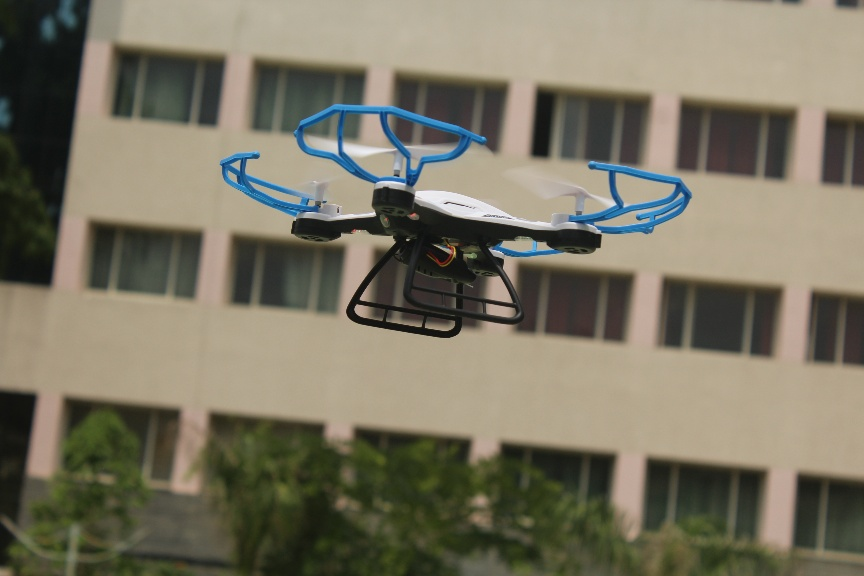
#> input picture data/drone/106.JPG, 864 x 576 px, given in place of 265.JPG, which was not available
$ jupyter execute --allow-errors hand-labeling.ipynb   (shell and % lines are left out)
#> lines starting #> are read from the running program, lines starting #| are printed output that depends on the picture
[cell 1]
import numpy as np
import pandas as pd
import cv2
import matplotlib.pyplot as plt

#> (a cell that did not finish here is left out)

[cell 3]
cd drone-defense-wall/data/drone/

[cell 4]
## getting the coordinates

import cv2
import numpy as np


# Create a function based on a CV2 Event (Left button click)
drawing = False # True if mouse is pressed
ix,iy = -1,-1
global coor
coor=[]
# mouse callback function
def draw_rectangle(event,x,y,flags,param):
    global ix,iy,drawing,mode


    if event == cv2.EVENT_LBUTTONDOWN:
        # When you click DOWN with left mouse button drawing is set to True
        drawing = True
        # Then we take note of where that mouse was located
        ix,iy = x,y

#     elif event == cv2.EVENT_MOUSEMOVE:
#         # Now the mouse is moving
#         if drawing == True:
#             # If drawing is True, it means you've already clicked on the left mouse button
#             # We draw a rectangle from the previous position to the x,y where the mouse is
#             cv2.rectangle(img,(ix,iy),(x,y),(0,255,0),-1)


    elif event == cv2.EVENT_LBUTTONUP:
        # Once you lift the mouse button, drawing is False
        drawing = False
        # we complete the rectangle.
        cv2.rectangle(img,(ix,iy),(x,y),(0,255,0),0)
        print(f"ix={ix},iy={iy},x={x},y={y}")
        coor.append((ix,iy,x,y))
        print(coor)
    else:
        pass

# [19 lines of commented-out code are left out]
image=cv2.imread("265.JPG")
#> image is the input picture: shape (576, 864, 3); mean B, G, R 98.7, 116.3, 121.5
# put this in a loop
# Create a black image
img = cv2.resize(image,(700,500))
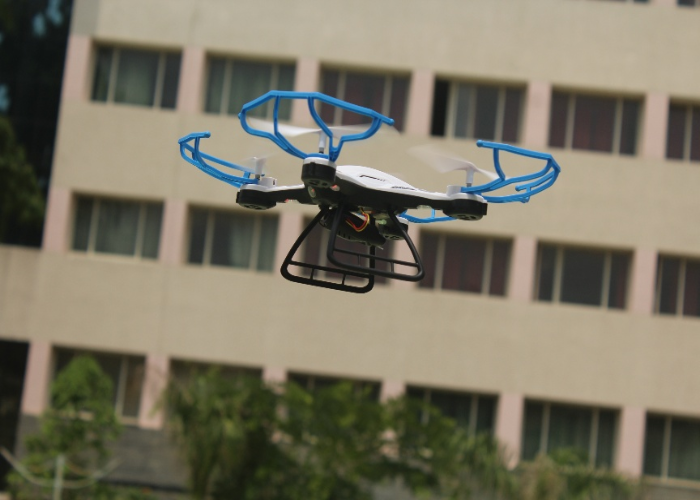
#> img: shape (500, 700, 3); mean B, G, R 98.5, 116.2, 121.4
# This names the window so we can reference it
cv2.namedWindow(winname='my_drawing')
# Connects the mouse button to our callback function
cv2.setMouseCallback('my_drawing',draw_rectangle)

while True: #Runs forever until we break with Esc key on keyboard
    # Shows the image window
    cv2.imshow('my_drawing',img)
    # EXPLANATION FOR THIS LINE OF CODE:
    # https://stackoverflow.com/questions/35372700/whats-0xff-for-in-cv2-waitkey1/39201163

    # CHECK TO SEE IF ESC WAS PRESSED ON KEYBOARD
    if cv2.waitKey(1) & 0xFF == 27:
#> (key Esc is pressed here)
        break
# Once script is done, its usually good practice to call this line
# It closes all windows (just in case you have multiple windows called)
cv2.destroyAllWindows()

# saving the csvfile
aa=pd.DataFrame(coor)
#> (the rest of this cell did not finish here and is left out)


$ run again, on data/drone/115.JPG
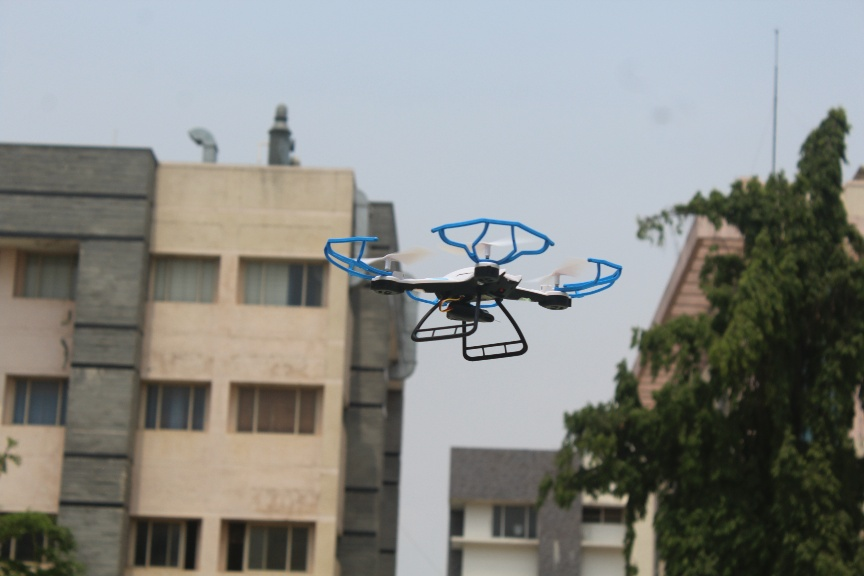
#> input picture data/drone/115.JPG, 864 x 576 px, given in place of 265.JPG, which was not available
#> image is the input picture: shape (576, 864, 3); mean B, G, R 133.7, 137.3, 135.7
#> `img = cv2.resize(image,(700,500))`:
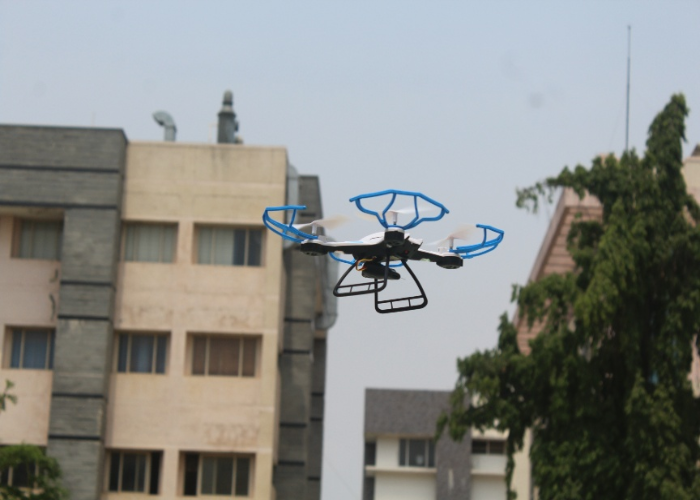
#> img: shape (500, 700, 3); mean B, G, R 133.6, 137.2, 135.6

$ run again, on data/drone/117.JPG
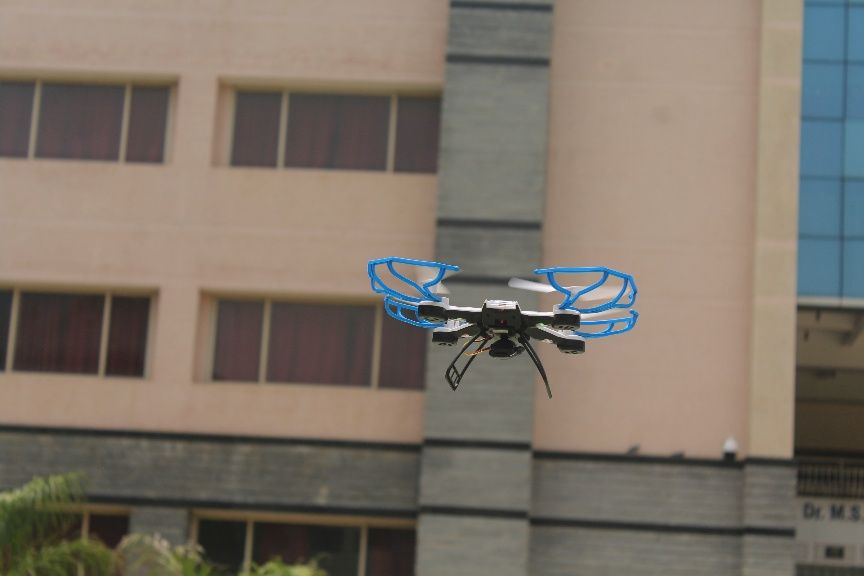
#> input picture data/drone/117.JPG, 864 x 576 px, given in place of 265.JPG, which was not available
#> image is the input picture: shape (576, 864, 3); mean B, G, R 104.1, 115.5, 125.5
#> `img = cv2.resize(image,(700,500))`:
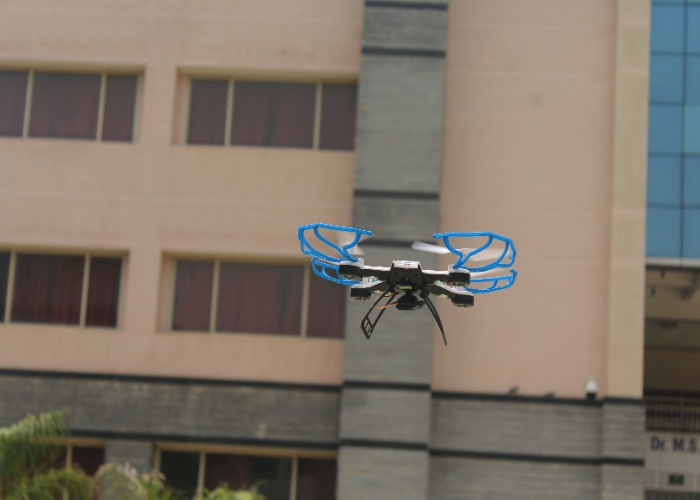
#> img: shape (500, 700, 3); mean B, G, R 104, 115.4, 125.4

$ run again, on data/drone/118.JPG
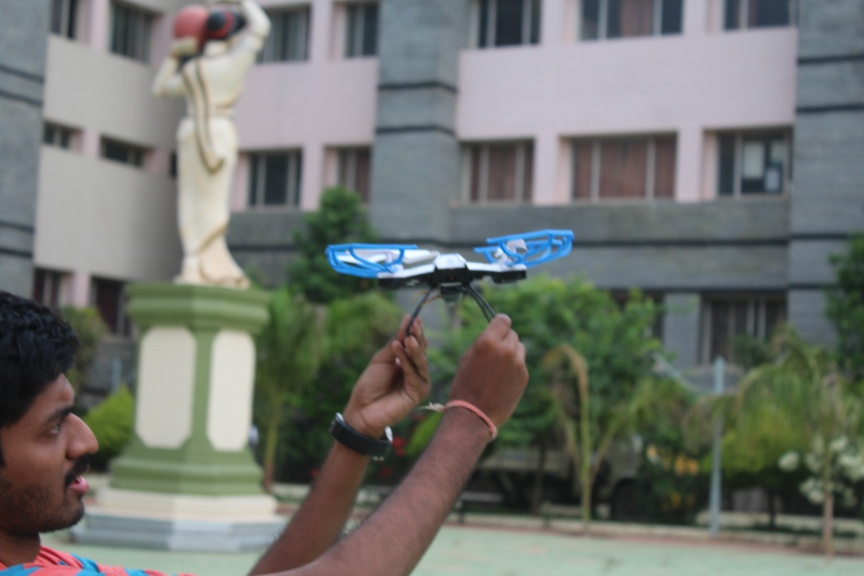
#> input picture data/drone/118.JPG, 864 x 576 px, given in place of 265.JPG, which was not available
#> image is the input picture: shape (576, 864, 3); mean B, G, R 110.2, 115.7, 112.2
#> `img = cv2.resize(image,(700,500))`:
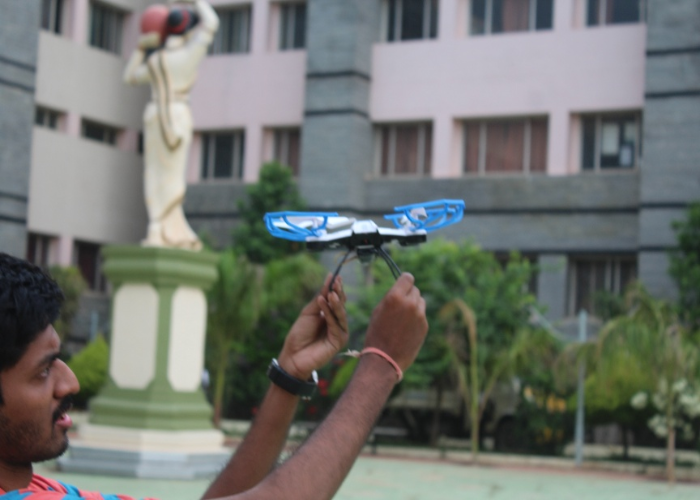
#> img: shape (500, 700, 3); mean B, G, R 110.1, 115.6, 112.1
